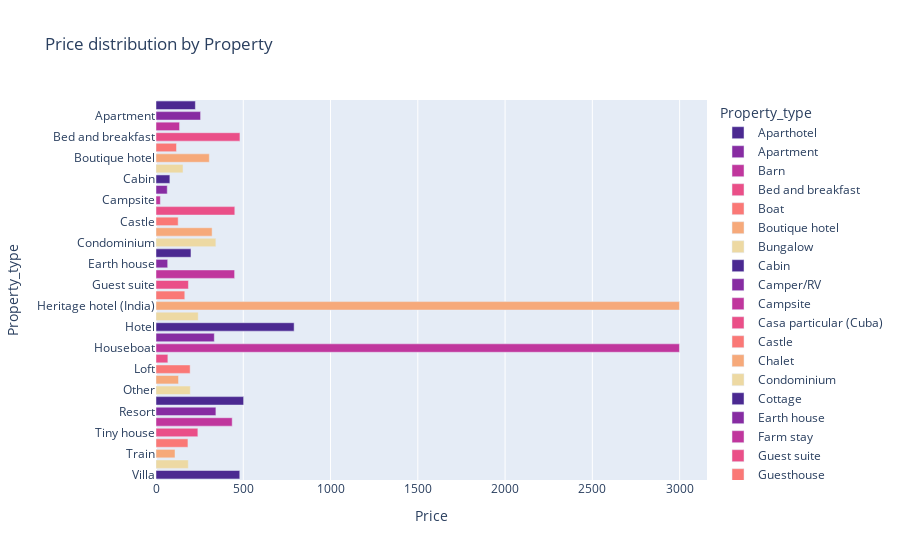

The notebook cell this image was saved under:
### Code cell
Price=df.groupby('Property_type',as_index=False)['Price'].mean()
plot=px.bar(Price,x='Price',y='Property_type',title='Price distribution by Property',color_discrete_sequence=px.colors.sequential.Agsunset,color='Property_type')
plot.show()

### Figure 1 — Plotly figure (JSON) as saved in the notebook; plotly's stock layout.template omitted (floating-point values rounded to 4 significant figures)
{"data": [{"alignmentgroup": "True", "hovertemplate": "Property_type=%{y}<br>Price=%{x}<extra></extra>", "legendgroup": "Aparthotel", "marker": {"color": "rgb(75, 41, 145)", "pattern": {"shape": ""}}, "name": "Aparthotel", "offsetgroup": "Aparthotel", "orientation": "h", "showlegend": true, "textposition": "auto", "type": "bar", "x": [225.6], "xaxis": "x", "y": ["Aparthotel"], "yaxis": "y"}, {"alignmentgroup": "True", "hovertemplate": "Property_type=%{y}<br>Price=%{x}<extra></extra>", "legendgroup": "Apartment", "marker": {"color": "rgb(135, 44, 162)", "pattern": {"shape": ""}}, "name": "Apartment", "offsetgroup": "Apartment", "orientation": "h", "showlegend": true, "textposition": "auto", "type": "bar", "x": [255.4], "xaxis": "x", "y": ["Apartment"], "yaxis": "y"}, {"alignmentgroup": "True", "hovertemplate": "Property_type=%{y}<br>Price=%{x}<extra></extra>", "legendgroup": "Barn", "marker": {"color": "rgb(192, 54, 157)", "pattern": {"shape": ""}}, "name": "Barn", "offsetgroup": "Barn", "orientation": "h", "showlegend": true, "textposition": "auto", "type": "bar", "x": [135], "xaxis": "x", "y": ["Barn"], "yaxis": "y"}, {"alignmentgroup": "True", "hovertemplate": "Property_type=%{y}<br>Price=%{x}<extra></extra>", "legendgroup": "Bed and breakfast", "marker": {"color": "rgb(234, 79, 136)", "pattern": {"shape": ""}}, "name": "Bed and breakfast", "offsetgroup": "Bed and breakfast", "orientation": "h", "showlegend": true, "textposition": "auto", "type": "bar", "x": [481.0], "xaxis": "x", "y": ["Bed and breakfast"], "yaxis": "y"}, {"alignmentgroup": "True", "hovertemplate": "Property_type=%{y}<br>Price=%{x}<extra></extra>", "legendgroup": "Boat", "marker": {"color": "rgb(250, 120, 118)", "pattern": {"shape": ""}}, "name": "Boat", "offsetgroup": "Boat", "orientation": "h", "showlegend": true, "textposition": "auto", "type": "bar", "x": [117.5], "xaxis": "x", "y": ["Boat"], "yaxis": "y"}, {"alignmentgroup": "True", "hovertemplate": "Property_type=%{y}<br>Price=%{x}<extra></extra>", "legendgroup": "Boutique hotel", "marker": {"color": "rgb(246, 169, 122)", "pattern": {"shape": ""}}, "name": "Boutique hotel", "offsetgroup": "Boutique hotel", "orientation": "h", "showlegend": true, "textposition": "auto", "type": "bar", "x": [305.5], "xaxis": "x", "y": ["Boutique hotel"], "yaxis": "y"}, {"alignmentgroup": "True", "hovertemplate": "Property_type=%{y}<br>Price=%{x}<extra></extra>", "legendgroup": "Bungalow", "marker": {"color": "rgb(237, 217, 163)", "pattern": {"shape": ""}}, "name": "Bungalow", "offsetgroup": "Bungalow", "orientation": "h", "showlegend": true, "textposition": "auto", "type": "bar", "x": [154.6], "xaxis": "x", "y": ["Bungalow"], "yaxis": "y"}, {"alignmentgroup": "True", "hovertemplate": "Property_type=%{y}<br>Price=%{x}<extra></extra>", "legendgroup": "Cabin", "marker": {"color": "rgb(75, 41, 145)", "pattern": {"shape": ""}}, "name": "Cabin", "offsetgroup": "Cabin", "orientation": "h", "showlegend": true, "textposition": "auto", "type": "bar", "x": [79.47], "xaxis": "x", "y": ["Cabin"], "yaxis": "y"}, {"alignmentgroup": "True", "hovertemplate": "Property_type=%{y}<br>Price=%{x}<extra></extra>", "legendgroup": "Camper/RV", "marker": {"color": "rgb(135, 44, 162)", "pattern": {"shape": ""}}, "name": "Camper/RV", "offsetgroup": "Camper/RV", "orientation": "h", "showlegend": true, "textposition": "auto", "type": "bar", "x": [64.5], "xaxis": "x", "y": ["Camper/RV"], "yaxis": "y"}, {"alignmentgroup": "True", "hovertemplate": "Property_type=%{y}<br>Price=%{x}<extra></extra>", "legendgroup": "Campsite", "marker": {"color": "rgb(192, 54, 157)", "pattern": {"shape": ""}}, "name": "Campsite", "offsetgroup": "Campsite", "orientation": "h", "showlegend": true, "textposition": "auto", "type": "bar", "x": [25], "xaxis": "x", "y": ["Campsite"], "yaxis": "y"}, {"alignmentgroup": "True", "hovertemplate": "Property_type=%{y}<br>Price=%{x}<extra></extra>", "legendgroup": "Casa particular (Cuba)", "marker": {"color": "rgb(234, 79, 136)", "pattern": {"shape": ""}}, "name": "Casa particular (Cuba)", "offsetgroup": "Casa particular (Cuba)", "orientation": "h", "showlegend": true, "textposition": "auto", "type": "bar", "x": [451.4], "xaxis": "x", "y": ["Casa particular (Cuba)"], "yaxis": "y"}, {"alignmentgroup": "True", "hovertemplate": "Property_type=%{y}<br>Price=%{x}<extra></extra>", "legendgroup": "Castle", "marker": {"color": "rgb(250, 120, 118)", "pattern": {"shape": ""}}, "name": "Castle", "offsetgroup": "Castle", "orientation": "h", "showlegend": true, "textposition": "auto", "type": "bar", "x": [127], "xaxis": "x", "y": ["Castle"], "yaxis": "y"}, {"alignmentgroup": "True", "hovertemplate": "Property_type=%{y}<br>Price=%{x}<extra></extra>", "legendgroup": "Chalet", "marker": {"color": "rgb(246, 169, 122)", "pattern": {"shape": ""}}, "name": "Chalet", "offsetgroup": "Chalet", "orientation": "h", "showlegend": true, "textposition": "auto", "type": "bar", "x": [321.5], "xaxis": "x", "y": ["Chalet"], "yaxis": "y"}, {"alignmentgroup": "True", "hovertemplate": "Property_type=%{y}<br>Price=%{x}<extra></extra>", "legendgroup": "Condominium", "marker": {"color": "rgb(237, 217, 163)", "pattern": {"shape": ""}}, "name": "Condominium", "offsetgroup": "Condominium", "orientation": "h", "showlegend": true, "textposition": "auto", "type": "bar", "x": [342.9], "xaxis": "x", "y": ["Condominium"], "yaxis": "y"}, {"alignmentgroup": "True", "hovertemplate": "Property_type=%{y}<br>Price=%{x}<extra></extra>", "legendgroup": "Cottage", "marker": {"color": "rgb(75, 41, 145)", "pattern": {"shape": ""}}, "name": "Cottage", "offsetgroup": "Cottage", "orientation": "h", "showlegend": true, "textposition": "auto", "type": "bar", "x": [200.3], "xaxis": "x", "y": ["Cottage"], "yaxis": "y"}, {"alignmentgroup": "True", "hovertemplate": "Property_type=%{y}<br>Price=%{x}<extra></extra>", "legendgroup": "Earth house", "marker": {"color": "rgb(135, 44, 162)", "pattern": {"shape": ""}}, "name": "Earth house", "offsetgroup": "Earth house", "orientation": "h", "showlegend": true, "textposition": "auto", "type": "bar", "x": [67], "xaxis": "x", "y": ["Earth house"], "yaxis": "y"}, {"alignmentgroup": "True", "hovertemplate": "Property_type=%{y}<br>Price=%{x}<extra></extra>", "legendgroup": "Farm stay", "marker": {"color": "rgb(192, 54, 157)", "pattern": {"shape": ""}}, "name": "Farm stay", "offsetgroup": "Farm stay", "orientation": "h", "showlegend": true, "textposition": "auto", "type": "bar", "x": [450.4], "xaxis": "x", "y": ["Farm stay"], "yaxis": "y"}, {"alignmentgroup": "True", "hovertemplate": "Property_type=%{y}<br>Price=%{x}<extra></extra>", "legendgroup": "Guest suite", "marker": {"color": "rgb(234, 79, 136)", "pattern": {"shape": ""}}, "name": "Guest suite", "offsetgroup": "Guest suite", "orientation": "h", "showlegend": true, "textposition": "auto", "type": "bar", "x": [185.8], "xaxis": "x", "y": ["Guest suite"], "yaxis": "y"}, {"alignmentgroup": "True", "hovertemplate": "Property_type=%{y}<br>Price=%{x}<extra></extra>", "legendgroup": "Guesthouse", "marker": {"color": "rgb(250, 120, 118)", "pattern": {"shape": ""}}, "name": "Guesthouse", "offsetgroup": "Guesthouse", "orientation": "h", "showlegend": true, "textposition": "auto", "type": "bar", "x": [164.9], "xaxis": "x", "y": ["Guesthouse"], "yaxis": "y"}, {"alignmentgroup": "True", "hovertemplate": "Property_type=%{y}<br>Price=%{x}<extra></extra>", "legendgroup": "Heritage hotel (India)", "marker": {"color": "rgb(246, 169, 122)", "pattern": {"shape": ""}}, "name": "Heritage hotel (India)", "offsetgroup": "Heritage hotel (India)", "orientation": "h", "showlegend": true, "textposition": "auto", "type": "bar", "x": [2999], "xaxis": "x", "y": ["Heritage hotel (India)"], "yaxis": "y"}, {"alignmentgroup": "True", "hovertemplate": "Property_type=%{y}<br>Price=%{x}<extra></extra>", "legendgroup": "Hostel", "marker": {"color": "rgb(237, 217, 163)", "pattern": {"shape": ""}}, "name": "Hostel", "offsetgroup": "Hostel", "orientation": "h", "showlegend": true, "textposition": "auto", "type": "bar", "x": [242], "xaxis": "x", "y": ["Hostel"], "yaxis": "y"}, {"alignmentgroup": "True", "hovertemplate": "Property_type=%{y}<br>Price=%{x}<extra></extra>", "legendgroup": "Hotel", "marker": {"color": "rgb(75, 41, 145)", "pattern": {"shape": ""}}, "name": "Hotel", "offsetgroup": "Hotel", "orientation": "h", "showlegend": true, "textposition": "auto", "type": "bar", "x": [791.4], "xaxis": "x", "y": ["Hotel"], "yaxis": "y"}, {"alignmentgroup": "True", "hovertemplate": "Property_type=%{y}<br>Price=%{x}<extra></extra>", "legendgroup": "House", "marker": {"color": "rgb(135, 44, 162)", "pattern": {"shape": ""}}, "name": "House", "offsetgroup": "House", "orientation": "h", "showlegend": true, "textposition": "auto", "type": "bar", "x": [334], "xaxis": "x", "y": ["House"], "yaxis": "y"}, {"alignmentgroup": "True", "hovertemplate": "Property_type=%{y}<br>Price=%{x}<extra></extra>", "legendgroup": "Houseboat", "marker": {"color": "rgb(192, 54, 157)", "pattern": {"shape": ""}}, "name": "Houseboat", "offsetgroup": "Houseboat", "orientation": "h", "showlegend": true, "textposition": "auto", "type": "bar", "x": [2999], "xaxis": "x", "y": ["Houseboat"], "yaxis": "y"}, {"alignmentgroup": "True", "hovertemplate": "Property_type=%{y}<br>Price=%{x}<extra></extra>", "legendgroup": "Hut", "marker": {"color": "rgb(234, 79, 136)", "pattern": {"shape": ""}}, "name": "Hut", "offsetgroup": "Hut", "orientation": "h", "showlegend": true, "textposition": "auto", "type": "bar", "x": [68], "xaxis": "x", "y": ["Hut"], "yaxis": "y"}, {"alignmentgroup": "True", "hovertemplate": "Property_type=%{y}<br>Price=%{x}<extra></extra>", "legendgroup": "Loft", "marker": {"color": "rgb(250, 120, 118)", "pattern": {"shape": ""}}, "name": "Loft", "offsetgroup": "Loft", "orientation": "h", "showlegend": true, "textposition": "auto", "type": "bar", "x": [195.7], "xaxis": "x", "y": ["Loft"], "yaxis": "y"}, {"alignmentgroup": "True", "hovertemplate": "Property_type=%{y}<br>Price=%{x}<extra></extra>", "legendgroup": "Nature lodge", "marker": {"color": "rgb(246, 169, 122)", "pattern": {"shape": ""}}, "name": "Nature lodge", "offsetgroup": "Nature lodge", "orientation": "h", "showlegend": true, "textposition": "auto", "type": "bar", "x": [129], "xaxis": "x", "y": ["Nature lodge"], "yaxis": "y"}, {"alignmentgroup": "True", "hovertemplate": "Property_type=%{y}<br>Price=%{x}<extra></extra>", "legendgroup": "Other", "marker": {"color": "rgb(237, 217, 163)", "pattern": {"shape": ""}}, "name": "Other", "offsetgroup": "Other", "orientation": "h", "showlegend": true, "textposition": "auto", "type": "bar", "x": [196.6], "xaxis": "x", "y": ["Other"], "yaxis": "y"}, {"alignmentgroup": "True", "hovertemplate": "Property_type=%{y}<br>Price=%{x}<extra></extra>", "legendgroup": "Pension (South Korea)", "marker": {"color": "rgb(75, 41, 145)", "pattern": {"shape": ""}}, "name": "Pension (South Korea)", "offsetgroup": "Pension (South Korea)", "orientation": "h", "showlegend": true, "textposition": "auto", "type": "bar", "x": [502], "xaxis": "x", "y": ["Pension (South Korea)"], "yaxis": "y"}, {"alignmentgroup": "True", "hovertemplate": "Property_type=%{y}<br>Price=%{x}<extra></extra>", "legendgroup": "Resort", "marker": {"color": "rgb(135, 44, 162)", "pattern": {"shape": ""}}, "name": "Resort", "offsetgroup": "Resort", "orientation": "h", "showlegend": true, "textposition": "auto", "type": "bar", "x": [343.2], "xaxis": "x", "y": ["Resort"], "yaxis": "y"}, {"alignmentgroup": "True", "hovertemplate": "Property_type=%{y}<br>Price=%{x}<extra></extra>", "legendgroup": "Serviced apartment", "marker": {"color": "rgb(192, 54, 157)", "pattern": {"shape": ""}}, "name": "Serviced apartment", "offsetgroup": "Serviced apartment", "orientation": "h", "showlegend": true, "textposition": "auto", "type": "bar", "x": [436.6], "xaxis": "x", "y": ["Serviced apartment"], "yaxis": "y"}, {"alignmentgroup": "True", "hovertemplate": "Property_type=%{y}<br>Price=%{x}<extra></extra>", "legendgroup": "Tiny house", "marker": {"color": "rgb(234, 79, 136)", "pattern": {"shape": ""}}, "name": "Tiny house", "offsetgroup": "Tiny house", "orientation": "h", "showlegend": true, "textposition": "auto", "type": "bar", "x": [239.9], "xaxis": "x", "y": ["Tiny house"], "yaxis": "y"}, {"alignmentgroup": "True", "hovertemplate": "Property_type=%{y}<br>Price=%{x}<extra></extra>", "legendgroup": "Townhouse", "marker": {"color": "rgb(250, 120, 118)", "pattern": {"shape": ""}}, "name": "Townhouse", "offsetgroup": "Townhouse", "orientation": "h", "showlegend": true, "textposition": "auto", "type": "bar", "x": [183], "xaxis": "x", "y": ["Townhouse"], "yaxis": "y"}, {"alignmentgroup": "True", "hovertemplate": "Property_type=%{y}<br>Price=%{x}<extra></extra>", "legendgroup": "Train", "marker": {"color": "rgb(246, 169, 122)", "pattern": {"shape": ""}}, "name": "Train", "offsetgroup": "Train", "orientation": "h", "showlegend": true, "textposition": "auto", "type": "bar", "x": [109], "xaxis": "x", "y": ["Train"], "yaxis": "y"}, {"alignmentgroup": "True", "hovertemplate": "Property_type=%{y}<br>Price=%{x}<extra></extra>", "legendgroup": "Treehouse", "marker": {"color": "rgb(237, 217, 163)", "pattern": {"shape": ""}}, "name": "Treehouse", "offsetgroup": "Treehouse", "orientation": "h", "showlegend": true, "textposition": "auto", "type": "bar", "x": [185], "xaxis": "x", "y": ["Treehouse"], "yaxis": "y"}, {"alignmentgroup": "True", "hovertemplate": "Property_type=%{y}<br>Price=%{x}<extra></extra>", "legendgroup": "Villa", "marker": {"color": "rgb(75, 41, 145)", "pattern": {"shape": ""}}, "name": "Villa", "offsetgroup": "Villa", "orientation": "h", "showlegend": true, "textposition": "auto", "type": "bar", "x": [479.9], "xaxis": "x", "y": ["Villa"], "yaxis": "y"}], "layout": {"barmode": "relative", "legend": {"title": {"text": "Property_type"}, "tracegroupgap": 0}, "title": {"text": "Price distribution by Property"}, "xaxis": {"anchor": "y", "domain": [0, 1], "title": {"text": "Price"}}, "yaxis": {"anchor": "x", "categoryarray": ["Villa", "Treehouse", "Train", "Townhouse", "Tiny house", "Serviced apartment", "Resort", "Pension (South Korea)", "Other", "Nature lodge", "Loft", "Hut", "Houseboat", "House", "Hotel", "Hostel", "Heritage hotel (India)", "Guesthouse", "Guest suite", "Farm stay", "Earth house", "Cottage", "Condominium", "Chalet", "Castle", "Casa particular (Cuba)", "Campsite", "Camper/RV", "Cabin", "Bungalow", "Boutique hotel", "Boat", "Bed and breakfast", "Barn", "Apartment", "Aparthotel"], "categoryorder": "array", "domain": [0, 1], "title": {"text": "Property_type"}}}}
